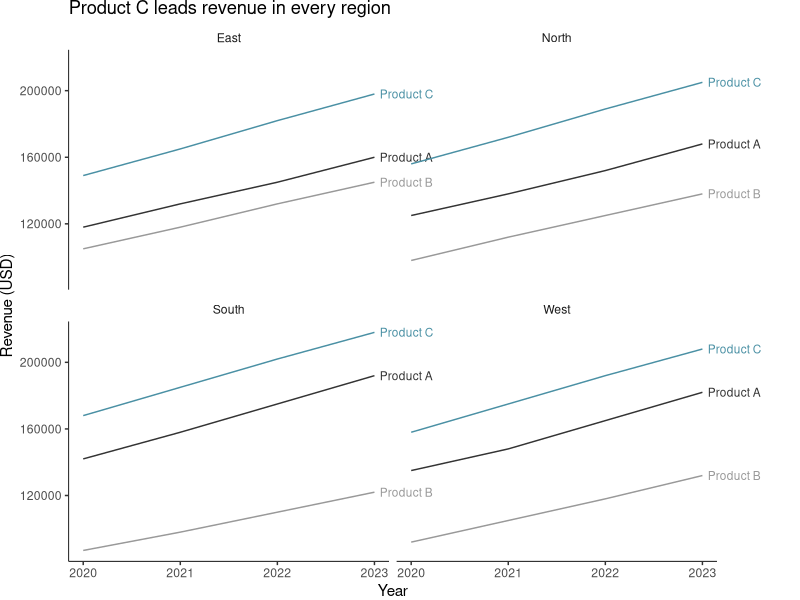
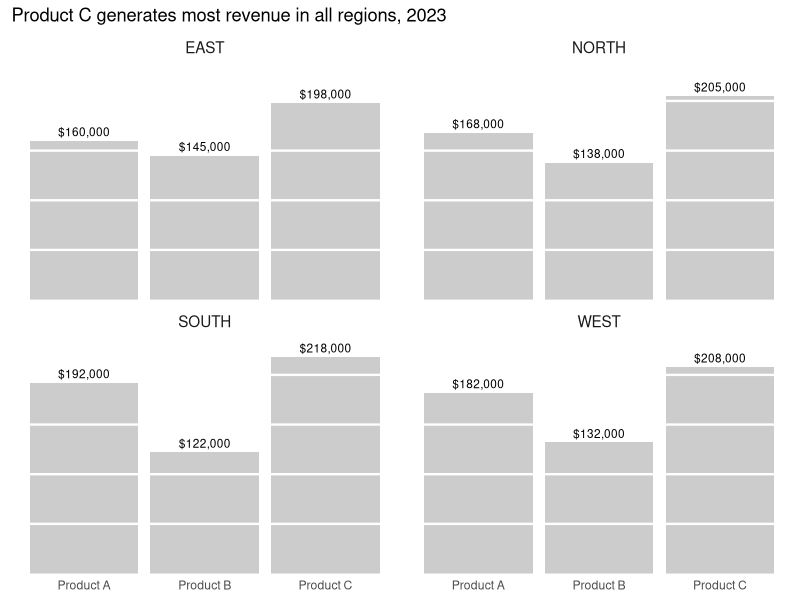
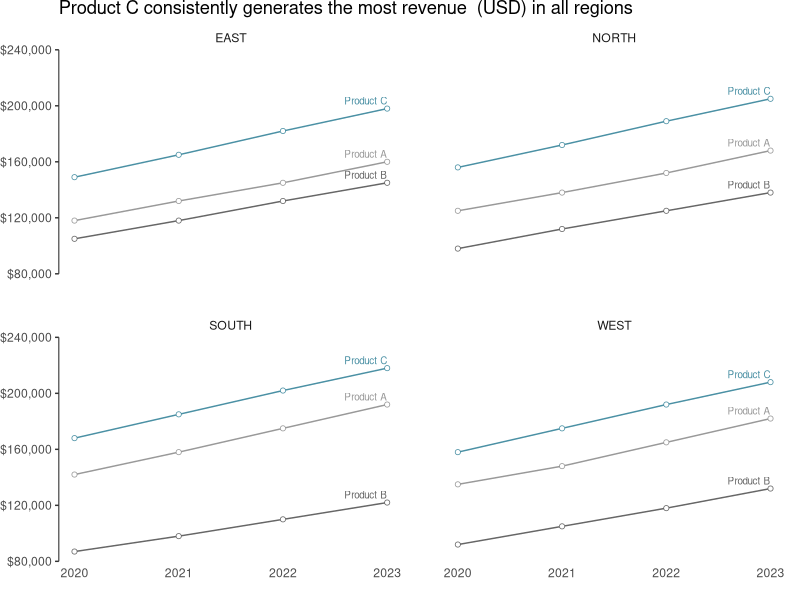
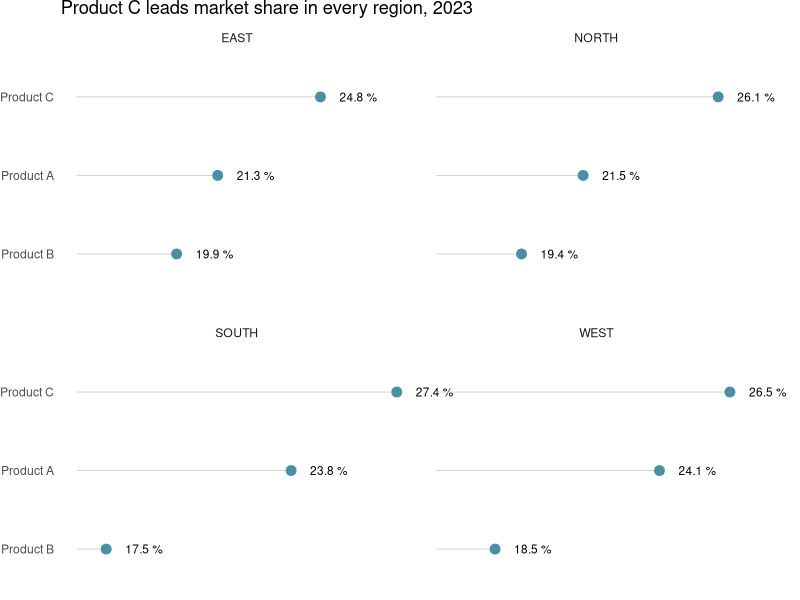
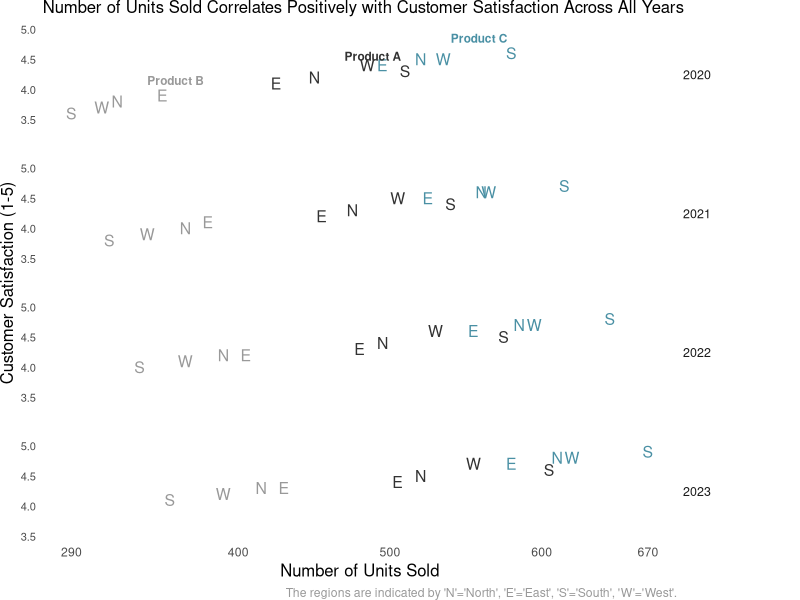
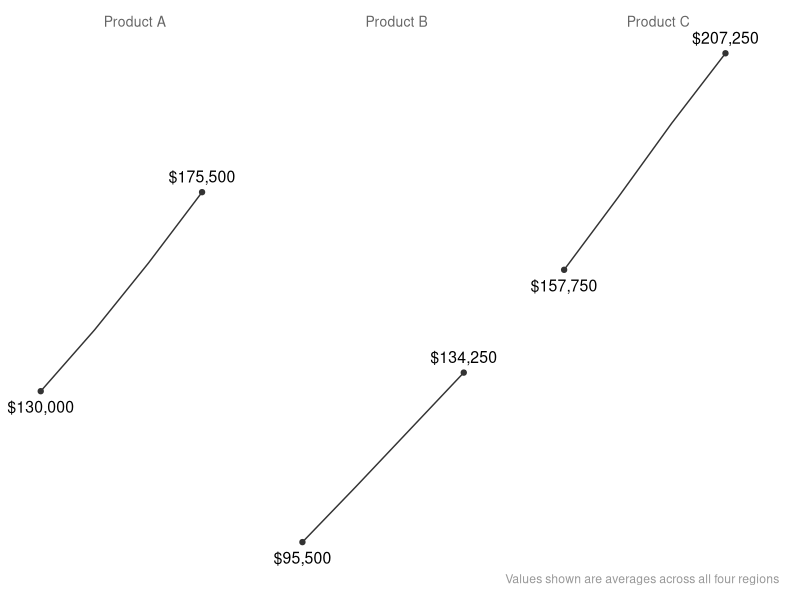
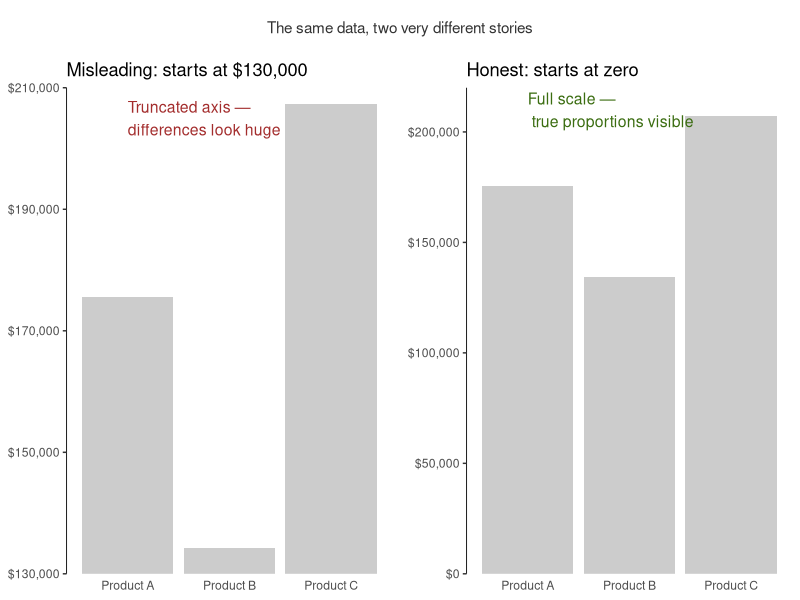
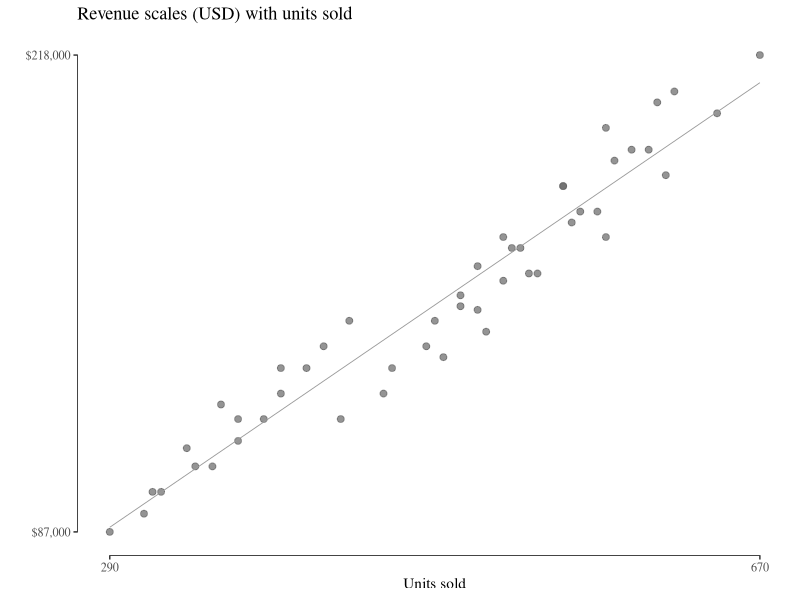

Generate these figures, in order, with R:
## ---- chunk 1
# Load required libraries
library(tidyverse)
library(ggthemes)
library(gridExtra)
library(cowplot)
library(grid)

# Read the data
data <- read_csv("sample_data.csv")

# Preview the data structure
glimpse(data)
## ---- chunk 2
# YOUR CODE HERE
data <- data |>
   mutate(product = gsub("_", " ", product)) 
data |>
  mutate(region = factor(region, levels = c("North", "East", "South", "West"))) |>
  ggplot(aes(x = year, y = revenue, color = product)) +
  geom_line() +
  facet_wrap(~ region) +
  geom_text(
    data = data |> filter(year == max(year)),
    aes(label = product),
    hjust = -0.1, size = 3
  ) +
      scale_colour_manual(values = c("Product A" = "grey20",
                                 "Product B" = "grey60",
                                 "Product C" = "#4a90a4")) +
  coord_cartesian(clip = "off") +
  theme(
    panel.grid       = element_blank(),
    panel.border     = element_blank(),
    axis.line        = element_line(colour = "black", linewidth = 0.3),
    panel.background = element_blank(),
    strip.background = element_blank(),
    legend.position  = "none",
    plot.margin      = margin(r = 60)
  ) +
  labs(x = "Year", y = "Revenue (USD)", 
       title = "Product C leads revenue in every region")

## ---- chunk 3
# YOUR CODE HERE
data |> 
  filter(year == 2023) |> 
  ggplot(aes(x = product, y = revenue)) + 
geom_col(fill = "grey80", colour = NA) +
geom_hline(yintercept = seq(50000, max(data$revenue), by = 50000),
           colour = "white", linewidth = 0.8) + 
  facet_wrap(~ region, labeller = labeller(region = toupper)) +
  geom_text(aes(label = scales::dollar(revenue)), vjust = -0.5, size = 3) +
  scale_y_continuous(expand = expansion(mult = c(0, 0.1))) +
  theme(
    panel.grid       = element_blank(),
    panel.border     = element_blank(),
    panel.background = element_blank(),
    axis.line.x      = element_blank(),
    axis.ticks       = element_blank(),
    axis.text.y      = element_blank(),
    axis.title.y     = element_blank(),
    strip.background = element_blank(),
    legend.position  = "none",
    strip.text       = element_text(size = 11)
  ) +
  labs(x = NULL, title = "Product C generates most revenue in all regions, 2023")
## ---- chunk 4
# YOUR CODE HERE

ggplot(data, aes(x = year, y = revenue, col = product)) + 
  geom_line() + 
  geom_point(size = 1.5, shape = 21, fill = "white", stroke = 0.4) +
  facet_wrap(~ region, labeller = labeller(region = toupper)) +
  scale_colour_manual(values = c("Product A" = "grey60", 
                                 "Product B" = "grey40", 
                                 "Product C" = "#4a90a4")) +

scale_y_continuous(
  limits = c(80000, 240000),
  breaks = c(80000, 120000, 160000, 200000, 240000),
  labels = scales::dollar,
  expand = c(0, 0)
)+
  theme(
    panel.grid       = element_blank(),
    panel.border     = element_blank(),
    axis.line        = element_line(colour = "black", linewidth = 0.3),
    panel.background = element_blank(),
    axis.line.x      = element_blank(),
    axis.ticks.x     = element_blank(),
    axis.title.y     = element_blank(),
    strip.background = element_blank(),
    legend.position  = "none",
    plot.margin      = margin(r = 10)
  ) +
theme(panel.spacing.x = unit(1, "cm"),
     panel.spacing.y = unit(1, "cm")) +
geom_text(
  data = data |> filter(year == max(year)),
  aes(label = product),
  hjust = 1, 
  vjust = -0.5,
  size = 2.5
) +
  labs(x = "", title = "Product C consistently generates the most revenue  (USD) in all regions")
## ---- chunk 5
# YOUR CODE HERE
data |>
  filter(year == 2023) |>
  arrange(region, market_share) |>
  mutate(product = factor(product, levels = unique(product))) |>
  ggplot(aes(x = market_share, y = product)) +
  geom_segment(aes(x = min(market_share) -1 , xend = market_share, yend = product),
               colour = "grey80", linewidth = 0.3) +
  geom_point(size = 3, colour = "#4a90a4") +
geom_text(aes(label = paste0(round(market_share, 1), " %")),
          hjust = -0.5, size = 3) +
coord_cartesian(clip = "off") +
theme(plot.margin = margin(r = 20)) +
  facet_wrap(~ region, labeller = labeller(region = toupper)) +
  theme(
    panel.grid       = element_blank(),
    panel.border     = element_blank(),
    panel.background = element_blank(),
    strip.background = element_blank(),
    axis.line        = element_blank(),
    axis.ticks       = element_blank(),
    axis.title.x     = element_blank(),
    axis.text.x      = element_blank()) + 
theme(panel.spacing.y = unit(0.5, "cm")) +
  labs(y = NULL, title = "Product C leads market share in every region, 2023")
## ---- chunk 6
ggplot(data, aes(x = units_sold, y = customer_satisfaction, col = product)) +
  geom_text(aes(label = substr(region, 1, 1)), size = 4, show.legend = FALSE) +
geom_text(
  data = data |> filter(year == min(year), region == "North"),
  aes(label = product),
  hjust = 0, nudge_x = 20, nudge_y = 0.35, size = 3, fontface = "bold"
)+
  facet_grid(year ~ .) +
  scale_colour_manual(values = c("Product A" = "grey20",
                                 "Product B" = "grey60",
                                 "Product C" = "#4a90a4")) +
  scale_y_continuous(breaks = seq(3, 5, by = 0.5)) +
  scale_x_continuous(breaks = c(min(data$units_sold), 400, 500, 600, max(data$units_sold))
) +
  coord_cartesian(ylim = c(3.5, 5), clip = "off") +
  theme(
    panel.grid       = element_blank(),
    panel.border     = element_blank(),
    panel.background = element_blank(),
    strip.background = element_blank(),
    axis.line        = element_blank(),
    axis.ticks       = element_blank(),
    legend.position  = "none",
    axis.text.y      = element_text(size = 8),
    strip.text.y     = element_text(angle = 0, size = 9),
    plot.margin      = margin(r = 60),
    panel.spacing.y  = unit(1, "cm"),
    plot.caption     = element_text(colour = "grey60"),
    plot.title   = element_text(size = 12),
    axis.title.x = element_text(size = 12),
    axis.title.y = element_text(size = 12)
  ) +
  labs(x = "Number of Units Sold", y = "Customer Satisfaction (1-5)",
       title = "Number of Units Sold Correlates Positively with Customer Satisfaction Across All Years",
       caption = "The regions are indicated by 'N'='North', 'E'='East', 'S'='South', 'W'='West'.")
## ---- chunk 7

data_spark <- data |>
  group_by(product, year) |>
  summarise(revenue = mean(revenue), .groups = "drop")

endpoints <- data_spark |>
  group_by(product) |>
  filter(revenue == min(revenue) | revenue == max(revenue))

ggplot(data_spark, aes(x = year, y = revenue)) +
  geom_line(linewidth = 0.5, colour = "grey20") +
  geom_point(data = endpoints, size = 1.5, colour = "grey20") +
  geom_text(
    data = endpoints |> filter(revenue == max(revenue)),
    aes(label = scales::dollar(revenue)),
    vjust = -0.8, size = 4
  ) +
  geom_text(
    data = endpoints |> filter(revenue == min(revenue)),
    aes(label = scales::dollar(revenue)),
    vjust = 1.8, size = 4
  ) +
  facet_wrap(~ product, nrow = 1) +
  scale_x_continuous(limits = c(2019.5, 2024), expand = c(0, 0)) +
  scale_y_continuous(limits = c(min(data_spark$revenue), max(data_spark$revenue))) +
  coord_cartesian(clip = "off") +
  theme_void() +
  theme(
    strip.text    = element_text(size = 10, colour = "grey40"),
    panel.spacing = unit(0.5, "cm"),
    plot.margin   = margin(10, 15, 10, 10),
      plot.caption     = element_text(colour = "grey60")
  ) +
  
labs(caption = "Values shown are averages across all four regions")
## ---- chunk 8

data_2023 <- data |> filter(year == 2023) |>
  group_by(product) |>
  summarise(revenue = mean(revenue), .groups = "drop")

p1 <- ggplot(data_2023, aes(x = product, y = revenue)) +
  geom_col(fill = "grey80") +
  scale_y_continuous(labels = scales::dollar, expand = c(0, 0)) +
  coord_cartesian(ylim = c(130000, 210000)) +
  annotate("text", x = 1, y = 205000, label = "Truncated axis — \ndifferences look huge",
           size = 4, colour = "#a32d2d", hjust = 0) +
  theme(panel.grid = element_blank(), panel.background = element_blank(),
        axis.ticks.x = element_blank(), panel.border = element_blank(),
        axis.line.y = element_line(linewidth = 0.3)) +
  labs(x = NULL, y = NULL, title = "Misleading: starts at $130,000", size=11)

p2 <- ggplot(data_2023, aes(x = product, y = revenue)) +
  geom_col(fill = "grey80") +
  scale_y_continuous(labels = scales::dollar, expand = c(0, 0)) +
  coord_cartesian(ylim = c(0, 220000)) +
  annotate("text", x = 1, y = 210000, label = "Full scale —\n true proportions visible",
           size = 4, colour = "#3b6d11", hjust = 0) +
  theme(panel.grid = element_blank(), panel.background = element_blank(),
        axis.ticks.x = element_blank(), panel.border = element_blank(),
        axis.line.y = element_line(linewidth = 0.3)) +
  labs(x = NULL, y = NULL, title = "Honest: starts at zero")

title <- ggdraw() + 
  draw_label("The same data, two very different stories", 
             fontface = "plain", size = 11, colour = "grey20")

plot_grid(title, plot_grid(p1, p2, ncol = 2), 
          ncol = 1, rel_heights = c(0.1, 1))
## ---- chunk 9

ggplot(data, aes(x = units_sold, y = revenue)) +
  geom_point(colour = "grey40", size = 2, alpha = 0.7) +
  geom_rangeframe() +
  scale_y_continuous(
    breaks = c(min(data$revenue), max(data$revenue)),
    labels = scales::dollar
  ) +
  scale_x_continuous(
    breaks = c(min(data$units_sold), max(data$units_sold)),
    labels = scales::comma
  ) +
    geom_smooth(method = "lm", se = FALSE, 
            linewidth = 0.3, colour = "grey60") +
  theme_tufte() +
  labs(x = "Units sold", y = "",
       title = "Revenue scales (USD) with units sold")
## ---- chunk 10

data_table <- data |>
  filter(year == 2023) |>
  group_by(region) |>
  summarise(
    revenue      = mean(revenue),
    units_sold   = mean(units_sold),
    satisfaction = mean(customer_satisfaction),
    market_share = mean(market_share),
    .groups = "drop"
  ) |>
  arrange(revenue) |>
  mutate(region = factor(region, levels = region))


p_text <- ggplot(data_table, aes(y = region)) +
  geom_text(aes(x = 0, label = region), hjust = 0, size = 3, fontface = "bold") +
  geom_text(aes(x = 1, label = scales::dollar(revenue, accuracy = 1)), hjust = 1, size = 3) +
  geom_text(aes(x = 1.4, label = round(units_sold, 0)), hjust = 1, size = 3) +
  geom_text(aes(x = 1.8, label = round(satisfaction, 1)), hjust = 1, size = 3) +
  annotate("text", x = 0,   y = 4.7, label = "Region",       hjust = 0, size = 2.8, colour = "grey40", fontface = "bold") +
  annotate("text", x = 1,   y = 4.7, label = "Avg revenue",  hjust = 1, size = 2.8, colour = "grey40", fontface = "bold") +
  annotate("text", x = 1.4, y = 4.7, label = "Units",        hjust = 1, size = 2.8, colour = "grey40", fontface = "bold") +
  annotate("text", x = 1.8, y = 4.7, label = "Satisfaction", hjust = 1, size = 2.8, colour = "grey40", fontface = "bold") +
  annotate("segment", x = 0, xend = 2, y = 4.5, yend = 4.5,
           colour = "grey60", linewidth = 0.3) +
  scale_x_continuous(limits = c(0, 2)) +
  scale_y_discrete(expand = expansion(add = c(0.5, 1))) +
  theme_void() +
  theme(plot.margin = margin(0, 0, 0, 10))

p_bars <- ggplot(data_table, aes(y = region, x = market_share)) +
  geom_col(fill = "#4a90a4", width = 0.3, alpha = 0.6) +
  geom_text(aes(label = paste0(round(market_share, 1), "%")),
            hjust = -0.1, size = 2.5, colour = "grey20") +
  annotate("text", x = 0, y = 4.7, label = "Market share",
           hjust = 0, size = 2.8, colour = "grey40", fontface = "bold") +
  annotate("segment", x = 0, xend = 30, y = 4.5, yend = 4.5,
           colour = "grey60", linewidth = 0.3) +
  scale_x_continuous(limits = c(0, 30), expand = c(0, 0)) +
  scale_y_discrete(expand = expansion(add = c(0.5, 1))) +
  theme_void() +
  theme(plot.margin = margin(0, 10, 0, 0))

grid.arrange(p_text, p_bars, ncol = 2, widths = c(2.5, 1),
             top = "Regional performance · 2023")
## ---- chunk 11

# panel 1 — revenue trend by product (sparkline style)
data_spark <- data |>
  group_by(product, year) |>
  summarise(revenue = mean(revenue), .groups = "drop")

endpoints <- data_spark |>
  group_by(product) |>
  filter(revenue == min(revenue) | revenue == max(revenue))

p1 <- ggplot(data_spark, aes(x = year, y = revenue, colour = product)) +
  geom_line(linewidth = 0.6) +
  geom_point(data = endpoints, size = 1.5) +
  geom_text(
    data = endpoints |> filter(revenue == max(revenue)),
    aes(label = scales::dollar(revenue, accuracy = 1)),
    vjust = -0.8, size = 2.2
  ) +
  geom_text(
    data = data_spark |> filter(year == max(year)),
    aes(label = product),
    hjust = -0.1, size = 2.5
  ) +
  scale_colour_manual(values = c("Product A" = "grey60",
                                 "Product B" = "grey40",
                                 "Product C" = "#4a90a4")) +
  scale_x_continuous(limits = c(2020, 2025), expand = c(0, 0)) +
  scale_y_continuous(labels = scales::dollar) +
  coord_cartesian(clip = "off") +
  theme(
    panel.grid       = element_blank(),
    panel.background = element_blank(),
    panel.border     = element_blank(),
    axis.line.y      = element_line(linewidth = 0.3, colour = "grey60"),
    axis.ticks.x     = element_blank(),
    axis.title       = element_blank(),
    legend.position  = "none",
    plot.margin      = margin(5, 60, 5, 5),
    plot.title       = element_text(size = 9, colour = "grey40")
  ) +
  labs(title = "1. Product C leads revenue growth")

# panel 2 — dot plot market share 2023
data_2023 <- data |>
  filter(year == 2023) |>
  group_by(product) |>
  summarise(market_share = mean(market_share), .groups = "drop") |>
  arrange(market_share) |>
  mutate(product = factor(product, levels = product))

p2 <- ggplot(data_2023, aes(x = market_share, y = product)) +
  geom_segment(aes(x = min(market_share) - 1, xend = market_share, yend = product),
               colour = "grey80", linewidth = 0.3) +
  geom_point(size = 3, colour = "#4a90a4") +
  geom_text(aes(label = paste0(round(market_share, 1), "%")),
            hjust = -0.4, size = 2.5) +
  coord_cartesian(clip = "off") +
  theme(
    panel.grid       = element_blank(),
    panel.background = element_blank(),
    panel.border     = element_blank(),
    axis.line        = element_blank(),
    axis.ticks       = element_blank(),
    axis.title       = element_blank(),
    axis.text.x      = element_blank(),
    legend.position  = "none",
    plot.margin      = margin(5, 40, 5, 5),
    plot.title       = element_text(size = 9, colour = "grey40")
  ) +
  labs(title = "2. Market share by product, 2023")

# panel 3 — units sold vs satisfaction
p3 <- ggplot(data, aes(x = units_sold, y = customer_satisfaction, colour = product)) +
  geom_text(aes(label = substr(region, 1, 1)), size = 3) +
  geom_smooth(method = "lm", se = FALSE, linewidth = 0.3, colour = "grey60") +
  scale_colour_manual(values = c("Product A" = "grey60",
                                 "Product B" = "grey40",
                                 "Product C" = "#4a90a4")) +
  scale_y_continuous(limits = c(3.5, 5), breaks = seq(3.5, 5, 0.5)) +
  theme(
    panel.grid       = element_blank(),
    panel.background = element_blank(),
    panel.border     = element_blank(),
    axis.line        = element_line(linewidth = 0.3, colour = "grey60"),
    axis.ticks       = element_blank(),
    axis.title       = element_text(size = 8, colour = "grey40"),
    legend.position  = "none",
    plot.margin      = margin(5, 5, 5, 5),
    plot.title       = element_text(size = 9, colour = "grey40")
  ) +
  labs(x = "Units sold", y = "Satisfaction",
       title = "3. More units sold, higher satisfaction")

# panel 4 — regional revenue table
data_region <- data |>
  filter(year == 2023) |>
  group_by(region) |>
  summarise(
    revenue      = mean(revenue),
    units_sold   = mean(units_sold),
    satisfaction = mean(customer_satisfaction),
    market_share = mean(market_share),
    .groups = "drop"
  ) |>
  arrange(revenue) |>
  mutate(region = factor(region, levels = region))

p4 <- ggplot(data_region, aes(y = region)) +
  geom_text(aes(x = 0,   label = region),                               hjust = 0, size = 2.8, fontface = "bold") +
  geom_text(aes(x = 1,   label = scales::dollar(revenue, accuracy=1)),  hjust = 1, size = 2.8) +
  geom_text(aes(x = 1.4, label = round(units_sold, 0)),                 hjust = 1, size = 2.8) +
  geom_text(aes(x = 1.8, label = round(satisfaction, 1)),               hjust = 1, size = 2.8) +
  geom_text(aes(x = 2.2, label = paste0(round(market_share,1), "%")),   hjust = 1, size = 2.8) +
  annotate("text", x = 0,   y = 4.7, label = "Region",      hjust = 0, size = 2.5, colour = "grey40", fontface = "bold") +
  annotate("text", x = 1,   y = 4.7, label = "Revenue",     hjust = 1, size = 2.5, colour = "grey40", fontface = "bold") +
  annotate("text", x = 1.4, y = 4.7, label = "Units",       hjust = 1, size = 2.5, colour = "grey40", fontface = "bold") +
  annotate("text", x = 1.8, y = 4.7, label = "Satisfaction",hjust = 1, size = 2.5, colour = "grey40", fontface = "bold") +
  annotate("text", x = 2.2, y = 4.7, label = "Mkt share",   hjust = 1, size = 2.5, colour = "grey40", fontface = "bold") +
  annotate("segment", x = 0, xend = 2.3, y = 4.5, yend = 4.5,
           colour = "grey60", linewidth = 0.3) +
  scale_x_continuous(limits = c(0, 2.3)) +
  scale_y_discrete(expand = expansion(add = c(0.5, 1))) +
  theme_void() +
  theme(
    plot.margin = margin(5, 5, 5, 5),
    plot.title  = element_text(size = 9, colour = "grey40")
  ) +
  labs(title = "4. Regional performance, 2023")

# combine
grid.arrange(
  p1, p2, p3, p4,
  ncol = 2,
  top = grid::textGrob(
    "Product C dominates — but satisfaction and volume rise together across all products",
    gp = grid::gpar(fontsize = 11, col = "grey20")
  )
)
